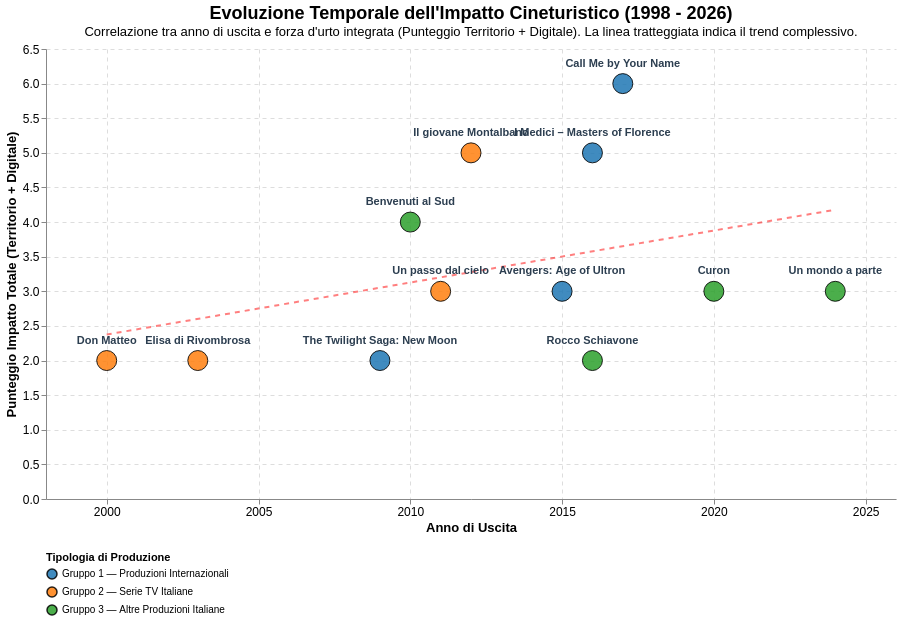

Express this chart as Vega-Lite.
### Vega-Lite specification from a JSON file in a GitHub repository (floating-point values rounded to 4 significant figures)
{"config": {"view": {"continuousWidth": 300, "continuousHeight": 300, "stroke": null}, "axis": {"grid": true, "gridDash": [4, 4], "labelFontSize": 12, "titleFontSize": 13}}, "layer": [{"mark": {"type": "circle", "opacity": 0.85, "size": 400, "stroke": "black", "strokeWidth": 1}, "encoding": {"color": {"field": "Categoria", "legend": {"direction": "vertical", "labelLimit": 500, "orient": "bottom", "titleLimit": 300}, "scale": {"domain": ["Gruppo 1 — Produzioni Internazionali", "Gruppo 2 — Serie TV Italiane", "Gruppo 3 — Altre Produzioni Italiane"], "range": ["#1f77b4", "#ff7f0e", "#2ca02c"]}, "title": "Tipologia di Produzione", "type": "nominal"}, "tooltip": [{"field": "Titolo", "title": "Opera", "type": "nominal"}, {"field": "Anno", "title": "Anno di Rilascio", "type": "quantitative"}, {"field": "Categoria", "title": "Categoria", "type": "nominal"}, {"field": "Livello X", "title": "Score Territoriale (0-3)", "type": "quantitative"}, {"field": "Livello Y", "title": "Score Digitale (0-3)", "type": "quantitative"}, {"field": "Impatto_Totale", "title": "Impatto Complessivo (0-6)", "type": "quantitative"}, {"field": "Canali Digitali Attivi", "title": "Canali Rilevati", "type": "nominal"}, {"field": "Key Finding", "title": "Insight", "type": "nominal"}], "x": {"axis": {"format": "d", "tickCount": 8}, "field": "Anno", "scale": {"domain": [1998, 2026]}, "title": "Anno di Uscita", "type": "quantitative"}, "y": {"field": "Impatto_Totale", "scale": {"domain": [0, 6.5]}, "title": "Punteggio Impatto Totale (Territorio + Digitale)", "type": "quantitative"}}}, {"mark": {"type": "line", "color": "red", "opacity": 0.5, "strokeDash": [5, 5], "strokeWidth": 2}, "encoding": {"x": {"field": "Anno", "type": "quantitative"}, "y": {"field": "Impatto_Totale", "type": "quantitative"}}, "transform": [{"on": "Anno", "regression": "Impatto_Totale"}]}, {"mark": {"type": "text", "align": "center", "baseline": "bottom", "dy": -15, "fontSize": 11, "fontWeight": "bold"}, "encoding": {"color": {"value": "#2c3e50"}, "text": {"field": "Titolo", "type": "nominal"}, "x": {"field": "Anno", "type": "quantitative"}, "y": {"field": "Impatto_Totale", "type": "quantitative"}}}], "data": {"name": "data-57ee57d852cb89aaa4c099d8a78c8962"}, "height": 450, "title": {"text": "Evoluzione Temporale dell'Impatto Cineturistico (1998 - 2026)", "fontSize": 18, "subtitle": "Correlazione tra anno di uscita e forza d'urto integrata (Punteggio Territorio + Digitale). La linea tratteggiata indica il trend complessivo.", "subtitleFontSize": 13}, "width": 850, "$schema": "https://vega.github.io/schema/vega-lite/v6.4.1.json", "datasets": {"data-57ee57d852cb89aaa4c099d8a78c8962": [{"Titolo": "Call Me by Your Name", "Anno": 2017, "Categoria": "Gruppo 1 — Produzioni Internazionali", "Forma": "●", "Livello X": 3, "Classe X": "Istituzionale Multi-Area (ISTAT, MiBACT)", "Livello Y": 3, "Classe Y": "Attenzione digitale integrata (News + Search + UGC)", "Halo Ring": "SI", "Color Key Sentiment": "Smeraldo", "Aree ISTAT/MiBACT coperte": "Domanda/flussi; Cultura/attrattori", "Integrazione OSM": "SI (Ecosistemi Turistici)", "Canali Digitali Attivi": "Google News, Google Trends, Reddit", "Topic/Sentiment Prevalente": "Valorizzazione territoriale; enogastronomia; turismo lento; cultura — Verde Smeraldo — prevalentemente positivo", "Key Finding": "Piena integrazione tra News, Search, UGC e impatti territoriali multi-area.", "Note": "Google Trends mostra una rottura strutturale; Reddit rileva 8 post cineturistici su 77.", "Impatto_Totale": 6}, {"Titolo": "The Twilight Saga: New Moon", "Anno": 2009, "Categoria": "Gruppo 1 — Produzioni Internazionali", "Forma": "●", "Livello X": 1, "Classe X": "Rilevazione Aperta (OSM)", "Livello Y": 1, "Classe Y": "Copertura mediatica (News)", "Halo Ring": "NO", "Color Key Sentiment": "Giallo", "Aree ISTAT/MiBACT coperte": null, "Integrazione OSM": "SI (Ecosistemi Turistici)", "Canali Digitali Attivi": "Google News", "Topic/Sentiment Prevalente": "Opportunità economiche vs pressione comunitaria; difesa dell’identità — Giallo — neutro / informativo", "Key Finding": "Risonanza mediatica presente, ma riscontro territoriale limitato alla rilevazione aperta.", "Note": "Il sito descrive una dicotomia del sentiment e il Paradosso Volterra; nessun KPI istituzionale validato.", "Impatto_Totale": 2}, {"Titolo": "Avengers: Age of Ultron", "Anno": 2015, "Categoria": "Gruppo 1 — Produzioni Internazionali", "Forma": "●", "Livello X": 2, "Classe X": "Istituzionale Mono-Area (ISTAT, MiBACT)", "Livello Y": 1, "Classe Y": "Copertura mediatica (News)", "Halo Ring": "SI", "Color Key Sentiment": "Smeraldo", "Aree ISTAT/MiBACT coperte": "Offerta ricettiva", "Integrazione OSM": "SI (Ecosistemi Turistici)", "Canali Digitali Attivi": "Google News", "Topic/Sentiment Prevalente": "Promozione delle location; indotto; ricettività — Verde Smeraldo — prevalentemente positivo", "Key Finding": "Una singola area ISTAT è corroborata dalla densificazione dei servizi rilevata in OSM.", "Note": "Il film resta un asset promozionale; OSM mostra una forte crescita dei servizi turistici al Forte.", "Impatto_Totale": 3}, {"Titolo": "I Medici – Masters of Florence", "Anno": 2016, "Categoria": "Gruppo 1 — Produzioni Internazionali", "Forma": "●", "Livello X": 3, "Classe X": "Istituzionale Multi-Area (ISTAT, MiBACT)", "Livello Y": 2, "Classe Y": "Digital Engagement (News + Search/UGC)", "Halo Ring": "SI", "Color Key Sentiment": "Giallo", "Aree ISTAT/MiBACT coperte": "Domanda/flussi; Imprese/lavoro; Demografia/ambiente", "Integrazione OSM": "SI (Ecosistemi Turistici)", "Canali Digitali Attivi": "Google News, Google Trends, Wikipedia", "Topic/Sentiment Prevalente": "Economic Boom; patrimonio rinascimentale; strain e overtourism — Giallo — neutro / informativo", "Key Finding": "Impatto territoriale ampio e interesse search-led, senza una componente UGC valida.", "Note": "Google Trends e Wikipedia sono sincronizzati con le stagioni; tre macro-aree istituzionali e rinforzo OSM.", "Impatto_Totale": 5}, {"Titolo": "Don Matteo", "Anno": 2000, "Categoria": "Gruppo 2 — Serie TV Italiane", "Forma": "■", "Livello X": 0, "Classe X": "Assenti", "Livello Y": 2, "Classe Y": "Digital Engagement (News + Search/UGC)", "Halo Ring": "NO", "Color Key Sentiment": "Giallo", "Aree ISTAT/MiBACT coperte": null, "Integrazione OSM": "NO", "Canali Digitali Attivi": "Google News, YouTube", "Topic/Sentiment Prevalente": "Economic Boom; Urban Change; Cine Tourism tardivo — Giallo — neutro / informativo", "Key Finding": "L’engagement digitale non trova un corrispondente riscontro territoriale finale.", "Note": "La stampa è prevalentemente positiva; YouTube contiene riferimenti, ma nessun indicatore territoriale supera lo screening.", "Impatto_Totale": 2}, {"Titolo": "Un passo dal cielo", "Anno": 2011, "Categoria": "Gruppo 2 — Serie TV Italiane", "Forma": "■", "Livello X": 1, "Classe X": "Rilevazione Aperta (OSM)", "Livello Y": 2, "Classe Y": "Digital Engagement (News + Search/UGC)", "Halo Ring": "NO", "Color Key Sentiment": "Rosso", "Aree ISTAT/MiBACT coperte": null, "Integrazione OSM": "SI (Ecosistemi Turistici)", "Canali Digitali Attivi": "Google News, YouTube", "Topic/Sentiment Prevalente": "Infrastructure Strain; overtourism; pressione sul paesaggio — Rosso Acceso — negativo / misto / critico", "Key Finding": "Engagement digitale critico, con trasformazione territoriale documentata solo tramite OSM.", "Note": "Infrastructure Strain e overtourism dominano il racconto mediatico; il sito documenta anche la componente YouTube.", "Impatto_Totale": 3}, {"Titolo": "Il giovane Montalbano", "Anno": 2012, "Categoria": "Gruppo 2 — Serie TV Italiane", "Forma": "■", "Livello X": 3, "Classe X": "Istituzionale Multi-Area (ISTAT, MiBACT)", "Livello Y": 2, "Classe Y": "Digital Engagement (News + Search/UGC)", "Halo Ring": "NO", "Color Key Sentiment": "Smeraldo", "Aree ISTAT/MiBACT coperte": "Offerta ricettiva; Mobilità/infrastrutture", "Integrazione OSM": "NO", "Canali Digitali Attivi": "Google News, YouTube, Reddit", "Topic/Sentiment Prevalente": "Cine Tourism; identità siciliana; intenzioni di viaggio — Verde Smeraldo — prevalentemente positivo", "Key Finding": "Due aree ISTAT e un engagement UGC ricco, ma senza una dimensione Search valida.", "Note": "Google News conta 136 menzioni di Cine Tourism, 132 positive; sono presenti YouTube e Reddit.", "Impatto_Totale": 5}, {"Titolo": "Elisa di Rivombrosa", "Anno": 2003, "Categoria": "Gruppo 2 — Serie TV Italiane", "Forma": "■", "Livello X": 2, "Classe X": "Istituzionale Mono-Area (ISTAT, MiBACT)", "Livello Y": 0, "Classe Y": "Assenti", "Halo Ring": "NO", "Color Key Sentiment": "Grigio tecnico", "Aree ISTAT/MiBACT coperte": "Cultura/attrattori", "Integrazione OSM": "NO", "Canali Digitali Attivi": "Nessun canale digitale valido", "Topic/Sentiment Prevalente": "Evidenze digitali valide assenti — N/A — evidenze digitali valide assenti", "Key Finding": "Impatto culturale misurabile, ma nessuna evidenza digitale è mantenuta dopo il controllo di validità.", "Note": "La traccia YouTube è registrata nel sito, ma esclusa dalla matrice secondo il protocollo adottato.", "Impatto_Totale": 2}, {"Titolo": "Benvenuti al Sud", "Anno": 2010, "Categoria": "Gruppo 3 — Altre Produzioni Italiane", "Forma": "▲", "Livello X": 2, "Classe X": "Istituzionale Mono-Area (ISTAT, MiBACT)", "Livello Y": 2, "Classe Y": "Digital Engagement (News + Search/UGC)", "Halo Ring": "NO", "Color Key Sentiment": "Smeraldo", "Aree ISTAT/MiBACT coperte": "Offerta ricettiva", "Integrazione OSM": "NO", "Canali Digitali Attivi": "Google News, Google Trends, Wikipedia", "Topic/Sentiment Prevalente": "Economic Boom; destagionalizzazione; Urban Change — Verde Smeraldo — prevalentemente positivo", "Key Finding": "Search engagement persistente e impatto istituzionale focalizzato sulla capacità ricettiva.", "Note": "Il sentiment resta prevalentemente positivo; Trends e Wikipedia mostrano interesse persistente per Castellabate.", "Impatto_Totale": 4}, {"Titolo": "Curon", "Anno": 2020, "Categoria": "Gruppo 3 — Altre Produzioni Italiane", "Forma": "▲", "Livello X": 2, "Classe X": "Istituzionale Mono-Area (ISTAT, MiBACT)", "Livello Y": 1, "Classe Y": "Copertura mediatica (News)", "Halo Ring": "NO", "Color Key Sentiment": "Smeraldo", "Aree ISTAT/MiBACT coperte": "Demografia/ambiente", "Integrazione OSM": "NO", "Canali Digitali Attivi": "Google News", "Topic/Sentiment Prevalente": "Economic Boom; Cine Tourism; Urban Change — Verde Smeraldo — prevalentemente positivo", "Key Finding": "La copertura mediatica positiva si associa a una singola dimensione istituzionale.", "Note": "La stampa resta prevalentemente positiva; l’indicatore demografico validato è persistente.", "Impatto_Totale": 3}, {"Titolo": "Rocco Schiavone", "Anno": 2016, "Categoria": "Gruppo 3 — Altre Produzioni Italiane", "Forma": "▲", "Livello X": 2, "Classe X": "Istituzionale Mono-Area (ISTAT, MiBACT)", "Livello Y": 0, "Classe Y": "Assenti", "Halo Ring": "NO", "Color Key Sentiment": "Grigio tecnico", "Aree ISTAT/MiBACT coperte": "Offerta ricettiva", "Integrazione OSM": "NO", "Canali Digitali Attivi": "Nessun canale digitale valido", "Topic/Sentiment Prevalente": "Evidenze digitali valide assenti — N/A — evidenze digitali valide assenti", "Key Finding": "Segnale ricettivo istituzionale senza una componente digitale mantenuta come valida.", "Note": "La lettura Reddit su Aosta è esclusa perché non interpretata come cineturismo stretto nel protocollo finale.", "Impatto_Totale": 2}, {"Titolo": "Un mondo a parte", "Anno": 2024, "Categoria": "Gruppo 3 — Altre Produzioni Italiane", "Forma": "▲", "Livello X": 1, "Classe X": "Rilevazione Aperta (OSM)", "Livello Y": 2, "Classe Y": "Digital Engagement (News + Search/UGC)", "Halo Ring": "NO", "Color Key Sentiment": "Giallo", "Aree ISTAT/MiBACT coperte": null, "Integrazione OSM": "SI (Ecosistemi Turistici)", "Canali Digitali Attivi": "Google News, YouTube", "Topic/Sentiment Prevalente": "Valorizzazione; strain/overtourism; riattivazione streaming — Giallo — neutro / informativo", "Key Finding": "L’engagement si riattiva con lo streaming, mentre il riscontro territoriale resta confinato a OSM.", "Note": "Il racconto evolve dalla valorizzazione alla riflessione critica; YouTube mostra una lieve riattivazione con lo streaming.", "Impatto_Totale": 3}]}}
